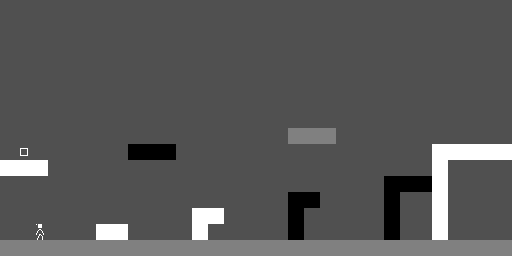

Rendered tile map (Tiled .tmx) drawn with the repository's tilesets; below, a short description and the full map source, tile grids included:
An orthogonal 32x16 tile map with 16x16 px tiles, 2 tile layers (alt_a, all).

<map version="1.5" tiledversion="1.7.2" orientation="orthogonal" renderorder="right-down" width="32" height="16" tilewidth="16" tileheight="16" infinite="0" backgroundcolor="#505050" nextlayerid="6" nextobjectid="1">
 <properties>
  <property name="bg_color" type="int" value="0" />
  <property name="title" value="Further Practice" />
  <property name="wrapping" type="bool" value="false" />
 </properties>
 <tileset firstgid="1" source="monoman.tsx" />
 <layer id="4" name="alt_a" width="32" height="16">
  <data encoding="csv">
0,0,0,0,0,0,0,0,0,0,0,0,0,0,0,0,0,0,0,0,0,0,0,0,0,0,0,0,0,0,0,0,
0,0,0,0,0,0,0,0,0,0,0,0,0,0,0,0,0,0,0,0,0,0,0,0,0,0,0,0,0,0,0,0,
0,0,0,0,0,0,0,0,0,0,0,0,0,0,0,0,0,0,0,0,0,0,0,0,0,0,0,0,0,0,0,0,
0,0,0,0,0,0,0,0,0,0,0,0,0,0,0,0,0,0,0,0,0,0,0,0,0,0,0,0,0,0,0,0,
0,0,0,0,0,0,0,0,0,0,0,0,0,0,0,0,0,0,0,0,0,0,0,0,0,0,0,0,0,0,0,0,
0,0,0,0,0,0,0,0,0,0,0,0,0,0,0,0,0,0,0,0,0,0,0,0,0,0,0,0,0,0,0,0,
0,0,0,0,0,0,0,0,0,0,0,0,0,0,0,0,0,0,0,0,0,0,0,0,0,0,0,0,0,0,0,0,
0,0,0,0,0,0,0,0,0,0,0,0,0,0,0,0,0,0,0,0,0,0,0,0,0,0,0,0,0,0,0,0,
0,0,0,0,0,0,0,0,0,0,0,0,0,0,0,0,0,0,0,0,5,0,0,0,0,0,0,0,0,0,0,0,
0,0,0,0,0,0,0,0,0,0,0,0,0,0,0,0,0,0,0,0,0,0,0,0,0,0,0,0,0,0,0,0,
0,0,0,0,0,0,0,0,0,0,0,0,0,0,0,0,0,0,0,0,0,0,0,0,0,0,0,0,0,0,0,0,
0,0,0,0,0,0,0,0,0,0,0,0,0,0,0,0,0,0,0,0,0,0,0,0,0,0,0,0,0,0,0,0,
0,0,0,0,0,0,0,0,0,0,0,0,0,0,0,0,0,0,0,0,0,0,0,0,0,0,0,0,0,0,0,0,
0,0,0,0,0,0,0,0,0,0,0,0,0,0,0,0,0,0,0,0,0,0,0,0,0,0,0,0,0,0,0,0,
0,0,0,0,0,0,0,0,0,0,0,0,0,0,0,0,0,0,0,0,0,0,0,0,0,0,0,0,0,0,0,0,
0,0,0,0,0,0,0,0,0,0,0,0,0,0,0,0,0,0,0,0,0,0,0,0,0,0,0,0,0,0,0,0
</data>
 </layer>
 <layer id="1" name="all" width="32" height="16">
  <data encoding="csv">
0,0,0,0,0,0,0,0,0,0,0,0,0,0,0,0,0,0,0,0,0,0,0,0,0,0,0,0,0,0,0,0,
0,0,0,0,0,0,0,0,0,0,0,0,0,0,0,0,0,0,0,0,0,0,0,0,0,0,0,0,0,0,0,0,
0,0,0,0,0,0,0,0,0,0,0,0,0,0,0,0,0,0,0,0,0,0,0,0,0,0,0,0,0,0,0,0,
0,0,0,0,0,0,0,0,0,0,0,0,0,0,0,0,0,0,0,0,0,0,0,0,0,0,0,0,0,0,0,0,
0,0,0,0,0,0,0,0,0,0,0,0,0,0,0,0,0,0,0,0,0,0,0,0,0,0,0,0,0,0,0,0,
0,0,0,0,0,0,0,0,0,0,0,0,0,0,0,0,0,0,0,0,0,0,0,0,0,0,0,0,0,0,0,0,
0,0,0,0,0,0,0,0,0,0,0,0,0,0,0,0,0,0,0,0,0,0,0,0,0,0,0,0,0,0,0,0,
0,0,0,0,0,0,0,0,0,0,0,0,0,0,0,0,0,0,0,0,0,0,0,0,0,0,0,0,0,0,0,0,
0,0,0,0,0,0,0,0,0,0,0,0,0,0,0,0,0,0,5,5,0,0,0,0,0,0,0,0,0,0,0,0,
0,18,0,0,0,0,0,0,4,4,4,0,0,0,0,0,0,0,0,0,0,0,0,0,0,0,0,6,6,6,6,6,
6,6,6,0,0,0,0,0,0,0,0,0,0,0,0,0,0,0,0,0,0,0,0,0,0,0,0,6,0,0,0,0,
0,0,0,0,0,0,0,0,0,0,0,0,0,0,0,0,0,0,0,0,0,0,0,0,4,4,4,6,0,0,0,0,
0,0,0,0,0,0,0,0,0,0,0,0,0,0,0,0,0,0,4,4,0,0,0,0,4,0,0,6,0,0,0,0,
0,0,0,0,0,0,0,0,0,0,0,0,6,6,0,0,0,0,4,0,0,0,0,0,4,0,0,6,0,0,0,0,
0,0,1,0,0,0,6,6,0,0,0,0,6,0,0,0,0,0,4,0,0,0,0,0,4,0,0,6,0,0,0,0,
5,5,5,5,5,5,5,5,5,5,5,5,5,5,5,5,5,5,5,5,5,5,5,5,5,5,5,5,5,5,5,5
</data>
 </layer>
</map>
